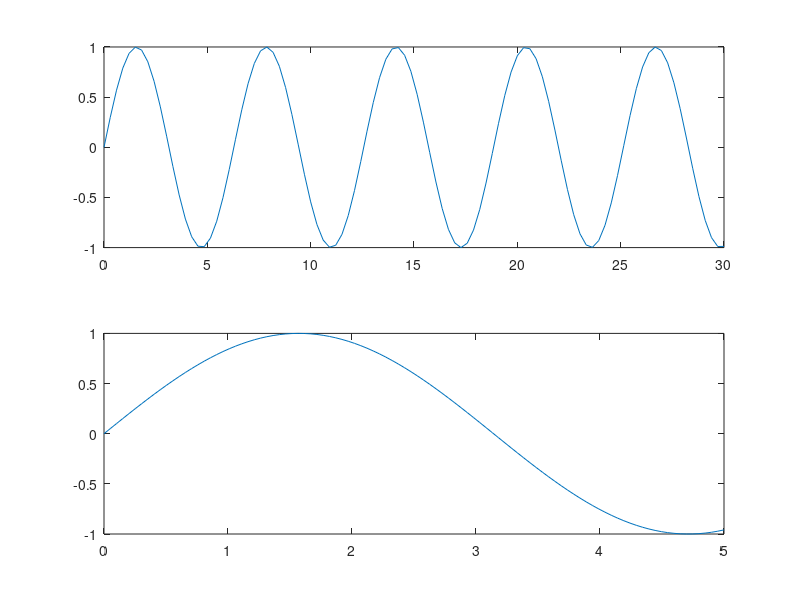

This figure's MATLAB source: (Note: this script raises an error after producing the figure.)
clear all
clc
close all

%example1
% x=linspace(0,2*pi);
% y=cos(x);
% plot(x,y,'-r');
% axis([0 2*pi -2 2]);

%example2
% x=linspace(-10,10,200);
% y=sin(4*x)./exp(0.1*x);
% plot(x,y);
% axis([-10 10 0 inf])

%example3
x1=linspace(0,30,100);
y1=sin(x1);
ax1=subplot(2,1,1);
plot(ax1,x1,y1);

x2=linspace(0,5,100);
y2=sin(x2);
ax2=subplot(2,1,2);
plot(ax2,x2,y2);

axis([ax1 ax2],[0 10 -1 1]);